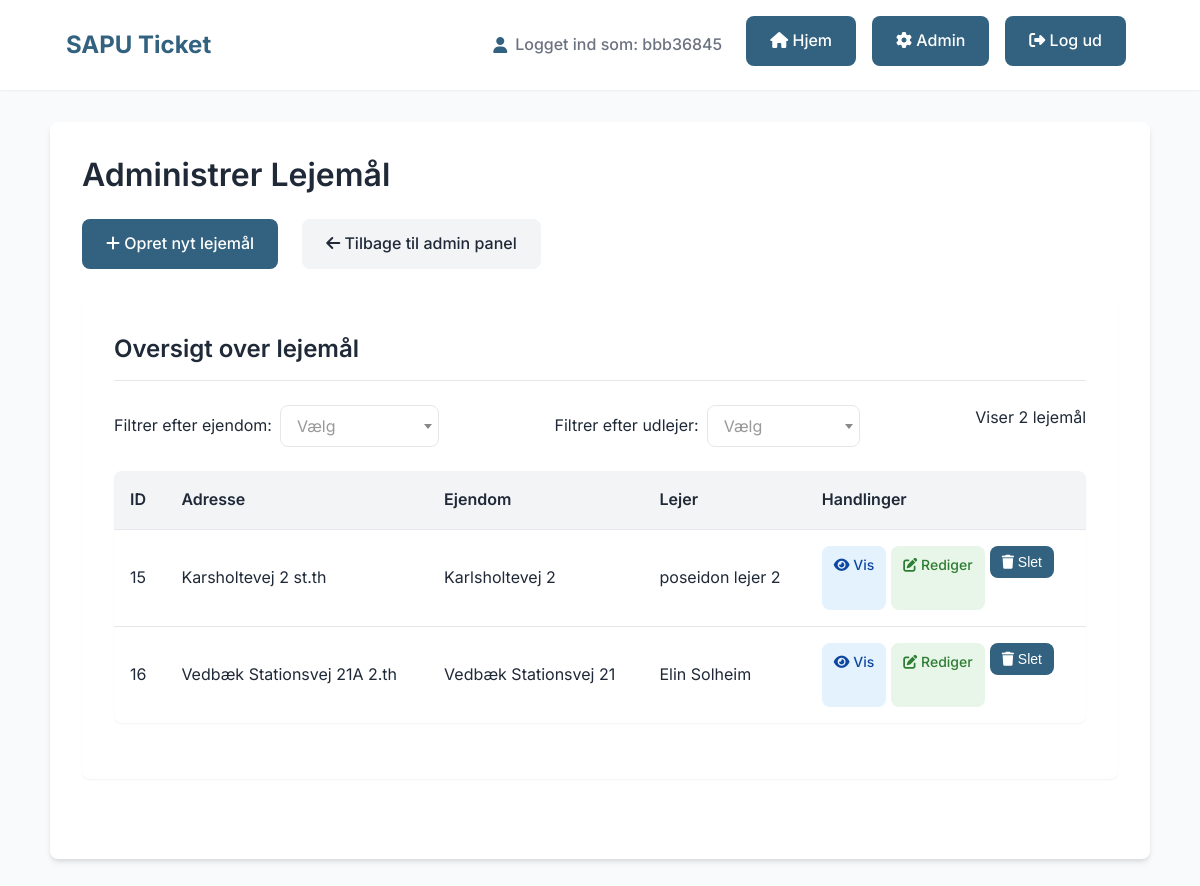
The app's page /admin/units (signed in) with its own data.
### tables this page shows
CREATE TABLE users (
    id INTEGER PRIMARY KEY AUTOINCREMENT,
    username TEXT NOT NULL UNIQUE,
    password_hash TEXT NOT NULL,
    role TEXT,
    invitation_token TEXT,
    invited_by INTEGER,
    unit_id INTEGER, company_name TEXT, phone TEXT, address TEXT, cvr TEXT, speciality TEXT, email TEXT,
    FOREIGN KEY (invited_by) REFERENCES users(id),
    FOREIGN KEY (unit_id) REFERENCES units(id)
);

CREATE TABLE units (
    id INTEGER PRIMARY KEY AUTOINCREMENT,
    address TEXT NOT NULL,
    property_id INTEGER NOT NULL,
    tenant_id INTEGER,
    FOREIGN KEY (property_id) REFERENCES properties(id),
    FOREIGN KEY (tenant_id) REFERENCES users(id)
);

CREATE TABLE properties (
    id INTEGER PRIMARY KEY AUTOINCREMENT,
    name TEXT NOT NULL,
    owner_id INTEGER NOT NULL,
    adresse TEXT NOT NULL,
    postnummer TEXT NOT NULL,
    by TEXT NOT NULL,
    FOREIGN KEY (owner_id) REFERENCES users(id)
);

### app.py (the view, shortened to what this page needs)
@app.route('/admin/units')
@flask_login.login_required
def admin_units():
    if flask_login.current_user.role != 'admin':
        flash('Du har ikke adgang til denne side.', 'error')
        return redirect(url_for('index'))
    conn = get_db_connection()
    try:
        property_id = request.args.get('property_id', '')
        owner_id = request.args.get('owner_id', '')
        if owner_id and not property_id:
            owner_properties = conn.execute(
                'SELECT id FROM properties WHERE owner_id = ?',
                (owner_id,)
            ).fetchall()
            if owner_properties:
                property_ids = [p['id'] for p in owner_properties]
                placeholders = ', '.join(['?'] * len(property_ids))
                query = f'SELECT * FROM units WHERE property_id IN ({placeholders})'
                params = property_ids
            else:
                query = 'SELECT * FROM units WHERE 0'
                params = []
        else:
            query = 'SELECT * FROM units'
            params = []
            if property_id:
                query += ' WHERE property_id = ?'
                params.append(property_id)
        units = conn.execute(query, params).fetchall()
        properties = conn.execute('SELECT * FROM properties').fetchall()
        owners = conn.execute("SELECT * FROM users WHERE role = 'udlejer'").fetchall()
        users = conn.execute("SELECT * FROM users WHERE role = 'lejer'").fetchall()
    finally:
        conn.close()
    return render_template(
        "admin_units.html",
        units=units,
        properties=properties,
        users=users,
        owners=owners,
        selected_property_id=property_id,
        selected_owner_id=owner_id
    )

### app.py (called while the page is built)
@login_manager.user_loader
def load_user(user_id):
    conn = get_db_connection()
    user = conn.execute('SELECT * FROM users WHERE id = ?', (user_id,)).fetchone()
    conn.close()
    if user:
        return User(user['id'], user['username'], user['password_hash'], user['role'], user['invitation_token'],
                    user['invited_by'], user['unit_id'])
    return None

@app.context_processor
def inject_login():
    return dict(flask_login=flask_login)

def get_db_connection():
    conn = sqlite3.connect(DATABASE)
    conn.row_factory = sqlite3.Row
    return conn

### templates/admin_units.html (shortened to what this page needs)
{% extends "base.html" %}
{% block content %}
<div class="container">
    <h1>Administrer Lejemål</h1>
    <div class="action-bar top-actions">
        <a href="{{ url_for('admin_create_unit') }}" class="button-lookalike">
            <i class="fas fa-plus"></i> Opret nyt lejemål
        </a>
        <a href="{{ url_for('admin') }}" class="button-lookalike button-secondary">
            <i class="fas fa-arrow-left"></i> Tilbage til admin panel
        </a>
    </div>
    <div class="admin-section">
        <h2>Oversigt over lejemål</h2>
        <div class="filter-section">
            <div class="filter-group">
                <label for="property-filter">Filtrer efter ejendom:</label>
            </div>
            <div class="filter-group">
                <label for="owner-filter">Filtrer efter udlejer:</label>
            </div>
            <div class="filter-info">
                <p>Viser {{ units|length }} lejemål</p>
            </div>
        </div>
        <table>
            <thead>
                <tr>
                    <th>ID</th>
                    <th>Adresse</th>
                    <th>Ejendom</th>
                    <th>Lejer</th>
                    <th>Handlinger</th>
                </tr>
            </thead>
            <tbody>
                {% for unit in units %}
                <tr>
                    <td data-label="ID">{{ unit.id }}</td>
                    <td data-label="Adresse">{{ unit.address }}</td>
                    <td data-label="Ejendom">
                        {% for property in properties %}
                            {% if property.id == unit.property_id %}
                                {{ property.name }}
                            {% endif %}
                        {% endfor %}
                    </td>
                    <td data-label="Lejer">
                      {% for user in users %}
                        {% if user.id == unit.tenant_id %}
                          {{ user.username }}
                        {% endif %}
                      {% endfor %}
                    </td>
                    <td data-label="Handlinger">
                        <div class="action-buttons">
                            <a href="{{ url_for('view_unit', unit_id=unit.id) }}" class="button-lookalike view-button">
                                <i class="fas fa-eye"></i> Vis
                            </a>
                            <a href="{{ url_for('edit_unit', unit_id=unit.id) }}" class="button-lookalike edit-button">
                                <i class="fas fa-edit"></i> Rediger
                            </a>
                            <form action="{{ url_for('delete_unit', unit_id=unit.id) }}" method="post" class="inline-form" onsubmit="return confirm('Er du sikker på, at du vil slette dette lejemål?');">
                                <button type="submit" class="button-lookalike delete-button">
                                    <i class="fas fa-trash"></i> Slet
                                </button>
                            </form>
                        </div>
                    </td>
                </tr>
                {% endfor %}
            </tbody>
        </table>
    </div>
</div>
{% endblock %}

### templates/base.html (shortened to what this page needs)
<!DOCTYPE html>
<html lang="da">
<head>
    <link href="https://cdn.jsdelivr.net/npm/select2@4.1.0-rc.0/dist/css/select2.min.css" rel="stylesheet" />
    <link rel="stylesheet" href="https://cdnjs.cloudflare.com/ajax/libs/font-awesome/6.4.0/css/all.min.css">
</head>
<body>
    <div class="header">
        <div class="header-container">
            <div class="logo">SAPU Ticket</div>
            <div class="nav-links">
                {% if flask_login.current_user.is_authenticated %}
                    <div class="user-info">
                        <i class="fas fa-user"></i> Logget ind som: {{ flask_login.current_user.username }}
                    </div>
                    <a href="{{ url_for('index') }}" class="button-lookalike">
                        <i class="fas fa-home"></i> Hjem
                    </a>
                    {% if flask_login.current_user.role == 'admin' %}
                        <a href="{{ url_for('admin') }}" class="button-lookalike">
                            <i class="fas fa-cog"></i> Admin
                        </a>
                    {% endif %}
                    <a href="{{ url_for('logout') }}" class="button-lookalike">
                        <i class="fas fa-sign-out-alt"></i> Log ud
                    </a>
                {% else %}
                    <a href="{{ url_for('login') }}" class="button-lookalike">
                        <i class="fas fa-sign-in-alt"></i> Log ind
                    </a>
                {% endif %}
            </div>
        </div>
    </div>
    {% block content %}{% endblock %}
</body>
</html>

### templates/base.html (style rules this page uses)
:root { --primary-color: #32627f; --primary-hover: #264c61; --primary-light: #a8c5d3; --secondary-color: #f3f4f6; --secondary-hover: #e5e7eb; --text-color: #1f2937; --light-text: #6b7280; --border-color: #e5e7eb; --success-color: #10b981; --error-color: #ef4444; --warning-color: #f59e0b; --container-width: 1100px; --shadow-sm: 0 1px 2px 0 rgba(0, 0, 0, 0.05); --shadow: 0 4px 6px -1px rgba(0, 0, 0, 0.1), 0 2px 4px -1px rgba(0, 0, 0, 0.06); --shadow-lg: 0 10px 15px -3px rgba(0, 0, 0, 0.1), 0 4px 6px -2px rgba(0, 0, 0, 0.05); --radius: 0.5rem; --button-text: #ffffff; }
* { box-sizing: border-box; margin: 0; padding: 0; }
body { font-family: 'Inter', -apple-system, BlinkMacSystemFont, sans-serif; line-height: 1.6; color: var(--text-color); background-color: #f9fafb; padding: 0; margin: 0; }
h1, h2, h3, h4, h5, h6 { font-weight: 600; line-height: 1.3; color: var(--text-color); margin-bottom: 1rem; }
h1 { font-size: 2rem; margin-bottom: 1.5rem; }
h2 { font-size: 1.5rem; margin-top: 2rem; margin-bottom: 1rem; padding-bottom: 0.5rem; border-bottom: 1px solid var(--border-color); }
p { margin-bottom: 1rem; }
a { color: var(--primary-color); text-decoration: none; transition: color 0.2s; }
.container { max-width: var(--container-width); margin: 2rem auto; background: #fff; padding: 2rem; border-radius: var(--radius); box-shadow: var(--shadow); }
.header { background-color: white; box-shadow: var(--shadow-sm); padding: 1rem 0; margin-bottom: 2rem; }
.header-container { max-width: var(--container-width); margin: 0 auto; padding: 0 1rem; display: flex; justify-content: space-between; align-items: center; flex-wrap: wrap; }
.logo { font-size: 1.5rem; font-weight: 700; color: var(--primary-color); margin: 0.5rem 0; }
.nav-links { display: flex; flex-wrap: wrap; gap: 0.5rem; align-items: center; }
.user-info { display: flex; align-items: center; margin-right: 1rem; font-weight: 500; color: var(--light-text); }
.user-info i { margin-right: 0.5rem; color: var(--primary-color); }
form { margin-bottom: 2rem; }
form button[type="submit"], .button-lookalike, form input[type="submit"] { background-color: var(--primary-color); color: var(--button-text); padding: 0.75rem 1.5rem; border: none; border-radius: var(--radius); cursor: pointer; font-weight: 500; font-size: 1rem; text-decoration: none; display: inline-block; transition: all 0.2s ease; margin-right: 0.5rem; margin-bottom: 0.5rem; position: relative; overflow: hidden; }
.button-secondary { background-color: var(--secondary-color); color: var(--text-color); }
table { width: 100%; border-collapse: collapse; margin: 1.5rem 0; border-radius: var(--radius); overflow: hidden; box-shadow: var(--shadow-sm); }
th, td { padding: 1rem; text-align: left; border-bottom: 1px solid var(--border-color); }
th { background-color: var(--secondary-color); font-weight: 600; color: var(--text-color); }
tr:last-child td { border-bottom: none; }
td a { color: var(--primary-color); text-decoration: none; font-weight: 500; }
.view-button { background-color: #e3f2fd; color: #0d47a1; }
.edit-button { background-color: #e8f5e9; color: #2e7d32; }
.delete-button { background-color: #ffebee; color: #c62828; }
.inline-form { display: inline; }
.action-buttons { display: flex; gap: 0.5rem; flex-wrap: wrap; }
.action-buttons .button-lookalike { padding: 0.5rem 0.75rem; font-size: 0.875rem; margin: 0; }

### templates/admin_units.html (style rules this page uses)
.admin-section { margin-bottom: 3rem; background-color: white; border-radius: var(--radius); padding: 2rem; box-shadow: var(--shadow-sm); }
.admin-section h2 { margin-top: 0; border-bottom: 1px solid var(--border-color); padding-bottom: 1rem; margin-bottom: 1.5rem; }
.action-bar { display: flex; gap: 1rem; margin-bottom: 2rem; flex-wrap: wrap; }
.top-actions { margin-bottom: 1.5rem; }
.action-buttons { display: flex; flex-wrap: wrap; gap: 5px; justify-content: flex-start; }
.inline-form { display: inline; }
.view-button { background-color: #e3f2fd; color: #0d47a1; }
.edit-button { background-color: #e8f5e9; color: #2e7d32; }
.delete-button { background-color: #ffebee; color: #c62828; }
.filter-section { display: flex; justify-content: space-between; align-items: center; margin-bottom: 1.5rem; flex-wrap: wrap; gap: 1rem; }
.filter-group { display: flex; align-items: center; gap: 0.5rem; }
.filter-info { display: flex; align-items: center; gap: 1rem; }

### records on screen
users: current_user.username "bbb36845"
units: id "15", address "Karsholtevej 2 st.th"
properties: name "Karlsholtevej 2"
users: username "poseidon lejer 2"
units: id "16", address "Vedbæk Stationsvej 21A 2.th"
properties: name "Vedbæk Stationsvej 21"
users: username "Elin Solheim"

### other values on screen
{{ units|length }} "2"
